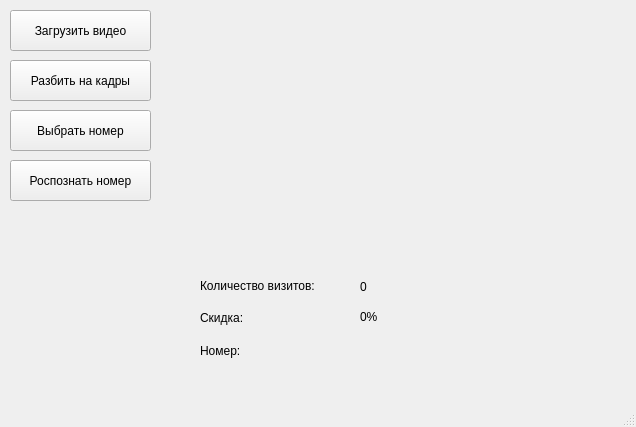
<?xml version="1.0" encoding="UTF-8"?>
<ui version="4.0">
 <class>MainWindow</class>
 <widget class="QMainWindow" name="MainWindow">
  <property name="geometry">
   <rect>
    <x>0</x>
    <y>0</y>
    <width>636</width>
    <height>427</height>
   </rect>
  </property>
  <property name="windowTitle">
   <string>Parking</string>
  </property>
  <widget class="QWidget" name="centralwidget">
   <widget class="QPushButton" name="pushButton">
    <property name="geometry">
     <rect>
      <x>10</x>
      <y>10</y>
      <width>141</width>
      <height>41</height>
     </rect>
    </property>
    <property name="text">
     <string>Загрузить видео</string>
    </property>
   </widget>
   <widget class="QPushButton" name="pushButton_2">
    <property name="geometry">
     <rect>
      <x>10</x>
      <y>60</y>
      <width>141</width>
      <height>41</height>
     </rect>
    </property>
    <property name="text">
     <string>Разбить на кадры</string>
    </property>
   </widget>
   <widget class="QPushButton" name="pushButton_3">
    <property name="geometry">
     <rect>
      <x>10</x>
      <y>110</y>
      <width>141</width>
      <height>41</height>
     </rect>
    </property>
    <property name="text">
     <string>Выбрать номер</string>
    </property>
   </widget>
   <widget class="QPushButton" name="pushButton_4">
    <property name="geometry">
     <rect>
      <x>10</x>
      <y>160</y>
      <width>141</width>
      <height>41</height>
     </rect>
    </property>
    <property name="text">
     <string>Роспознать номер</string>
    </property>
   </widget>
   <widget class="QLabel" name="label_7">
    <property name="geometry">
     <rect>
      <x>290</x>
      <y>340</y>
      <width>161</width>
      <height>31</height>
     </rect>
    </property>
    <property name="text">
     <string/>
    </property>
   </widget>
   <widget class="QLabel" name="label_2">
    <property name="geometry">
     <rect>
      <x>360</x>
      <y>280</y>
      <width>47</width>
      <height>13</height>
     </rect>
    </property>
    <property name="text">
     <string>0</string>
    </property>
   </widget>
   <widget class="QLabel" name="label_3">
    <property name="geometry">
     <rect>
      <x>200</x>
      <y>340</y>
      <width>71</width>
      <height>21</height>
     </rect>
    </property>
    <property name="text">
     <string>Номер:</string>
    </property>
   </widget>
   <widget class="QLabel" name="label">
    <property name="geometry">
     <rect>
      <x>200</x>
      <y>270</y>
      <width>141</width>
      <height>31</height>
     </rect>
    </property>
    <property name="toolTipDuration">
     <number>-1</number>
    </property>
    <property name="text">
     <string>Количество визитов:</string>
    </property>
   </widget>
   <widget class="QLabel" name="label_4">
    <property name="geometry">
     <rect>
      <x>200</x>
      <y>310</y>
      <width>71</width>
      <height>16</height>
     </rect>
    </property>
    <property name="text">
     <string>Скидка:</string>
    </property>
   </widget>
   <widget class="QLabel" name="label_6">
    <property name="geometry">
     <rect>
      <x>170</x>
      <y>10</y>
      <width>441</width>
      <height>241</height>
     </rect>
    </property>
    <property name="text">
     <string/>
    </property>
    <property name="alignment">
     <set>Qt::AlignCenter</set>
    </property>
   </widget>
   <widget class="QLabel" name="label_5">
    <property name="geometry">
     <rect>
      <x>360</x>
      <y>310</y>
      <width>47</width>
      <height>13</height>
     </rect>
    </property>
    <property name="text">
     <string>0%</string>
    </property>
   </widget>
  </widget>
  <widget class="QMenuBar" name="menubar">
   <property name="geometry">
    <rect>
     <x>0</x>
     <y>0</y>
     <width>636</width>
     <height>21</height>
    </rect>
   </property>
  </widget>
  <widget class="QStatusBar" name="statusbar"/>
 </widget>
 <resources/>
 <connections/>
</ui>
